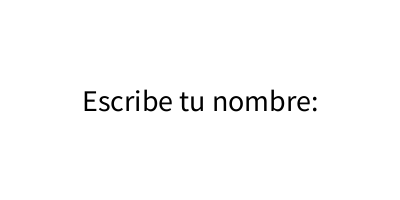
Frame 1 (no input)
Frame 60 (the mouse pressed at the canvas centre just before this capture): identical to frame 1, image omitted
Frame 120 (the mouse held since frame 60 and released just before this capture): identical to frame 1, image omitted

The Processing sketch that drew this single still picture (run headless with seeded random() and noise(); from frame 60 on, the mouse is pressed at the canvas centre):

// Processing sketch: Ejercicio_12_pde
// ── Ejercicio_12_pde.pde
String nombre = ""; // Variable para almacenar el nombre
boolean nombreConfirmado = false; // Variable para confirmar
void setup() {
  size(400, 200);
  textSize(30);
}
void draw() {
  background(255);
  fill(0);
  textAlign(CENTER, CENTER);
  if (nombreConfirmado) { // Si se ha ingresado el nombre
    text("Hola " + nombre, width/2, height/2); // Muestra el saludo con el nombre ingresado
  } else { //Si no
    text("Escribe tu nombre:", width/2, height/2); // Ingrese el nombre
  }
}
void keyPressed() {
  if (key != '\n') { // Si la tecla presionada no es Enter ('\n')
    nombre += key; // Agrega la tecla presionada al nombre
  } else { // Si la tecla es Enter ('\n')
    println("Hola " + nombre); // Imprime el saludo en la consola
    nombreConfirmado = true; // Indica que se ha confirmado el nombre
  }
}
